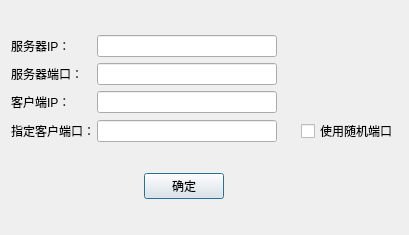
<?xml version="1.0" encoding="UTF-8"?>
<ui version="4.0">
 <class>TcpConnctionDialog</class>
 <widget class="QDialog" name="TcpConnctionDialog">
  <property name="geometry">
   <rect>
    <x>0</x>
    <y>0</y>
    <width>409</width>
    <height>235</height>
   </rect>
  </property>
  <property name="windowTitle">
   <string>Dialog</string>
  </property>
  <layout class="QGridLayout" name="gridLayout_2">
   <item row="1" column="0">
    <layout class="QHBoxLayout" name="horizontalLayout">
     <item>
      <spacer name="horizontalSpacer">
       <property name="orientation">
        <enum>Qt::Horizontal</enum>
       </property>
       <property name="sizeHint" stdset="0">
        <size>
         <width>158</width>
         <height>20</height>
        </size>
       </property>
      </spacer>
     </item>
     <item>
      <widget class="QPushButton" name="pushButton_OK">
       <property name="text">
        <string>确定</string>
       </property>
      </widget>
     </item>
     <item>
      <spacer name="horizontalSpacer_2">
       <property name="orientation">
        <enum>Qt::Horizontal</enum>
       </property>
       <property name="sizeHint" stdset="0">
        <size>
         <width>199</width>
         <height>20</height>
        </size>
       </property>
      </spacer>
     </item>
    </layout>
   </item>
   <item row="0" column="0">
    <layout class="QGridLayout" name="gridLayout">
     <item row="0" column="0">
      <widget class="QLabel" name="label">
       <property name="minimumSize">
        <size>
         <width>80</width>
         <height>0</height>
        </size>
       </property>
       <property name="maximumSize">
        <size>
         <width>80</width>
         <height>16777215</height>
        </size>
       </property>
       <property name="text">
        <string>服务器IP：</string>
       </property>
      </widget>
     </item>
     <item row="0" column="1">
      <widget class="QLineEdit" name="LineEdit_TgtIP">
       <property name="minimumSize">
        <size>
         <width>161</width>
         <height>20</height>
        </size>
       </property>
      </widget>
     </item>
     <item row="1" column="0">
      <widget class="QLabel" name="label_2">
       <property name="minimumSize">
        <size>
         <width>80</width>
         <height>0</height>
        </size>
       </property>
       <property name="maximumSize">
        <size>
         <width>80</width>
         <height>16777215</height>
        </size>
       </property>
       <property name="text">
        <string>服务器端口：</string>
       </property>
      </widget>
     </item>
     <item row="1" column="1">
      <widget class="QLineEdit" name="LineEdit_TgtPort">
       <property name="minimumSize">
        <size>
         <width>161</width>
         <height>20</height>
        </size>
       </property>
      </widget>
     </item>
     <item row="2" column="0">
      <widget class="QLabel" name="label_4">
       <property name="minimumSize">
        <size>
         <width>80</width>
         <height>0</height>
        </size>
       </property>
       <property name="maximumSize">
        <size>
         <width>80</width>
         <height>16777215</height>
        </size>
       </property>
       <property name="text">
        <string>客户端IP：</string>
       </property>
      </widget>
     </item>
     <item row="2" column="1">
      <widget class="QLineEdit" name="LineEdit_LocalIP">
       <property name="minimumSize">
        <size>
         <width>161</width>
         <height>20</height>
        </size>
       </property>
      </widget>
     </item>
     <item row="3" column="0">
      <widget class="QLabel" name="label_3">
       <property name="minimumSize">
        <size>
         <width>80</width>
         <height>0</height>
        </size>
       </property>
       <property name="maximumSize">
        <size>
         <width>80</width>
         <height>16777215</height>
        </size>
       </property>
       <property name="text">
        <string>指定客户端口：</string>
       </property>
      </widget>
     </item>
     <item row="3" column="1">
      <widget class="QLineEdit" name="LineEdit_LocalPort">
       <property name="minimumSize">
        <size>
         <width>161</width>
         <height>20</height>
        </size>
       </property>
      </widget>
     </item>
     <item row="3" column="2">
      <spacer name="horizontalSpacer_3">
       <property name="orientation">
        <enum>Qt::Horizontal</enum>
       </property>
       <property name="sizeType">
        <enum>QSizePolicy::Fixed</enum>
       </property>
       <property name="sizeHint" stdset="0">
        <size>
         <width>18</width>
         <height>20</height>
        </size>
       </property>
      </spacer>
     </item>
     <item row="3" column="3">
      <widget class="QCheckBox" name="checkBox">
       <property name="text">
        <string>使用随机端口</string>
       </property>
      </widget>
     </item>
    </layout>
   </item>
  </layout>
 </widget>
 <resources/>
 <connections/>
</ui>
